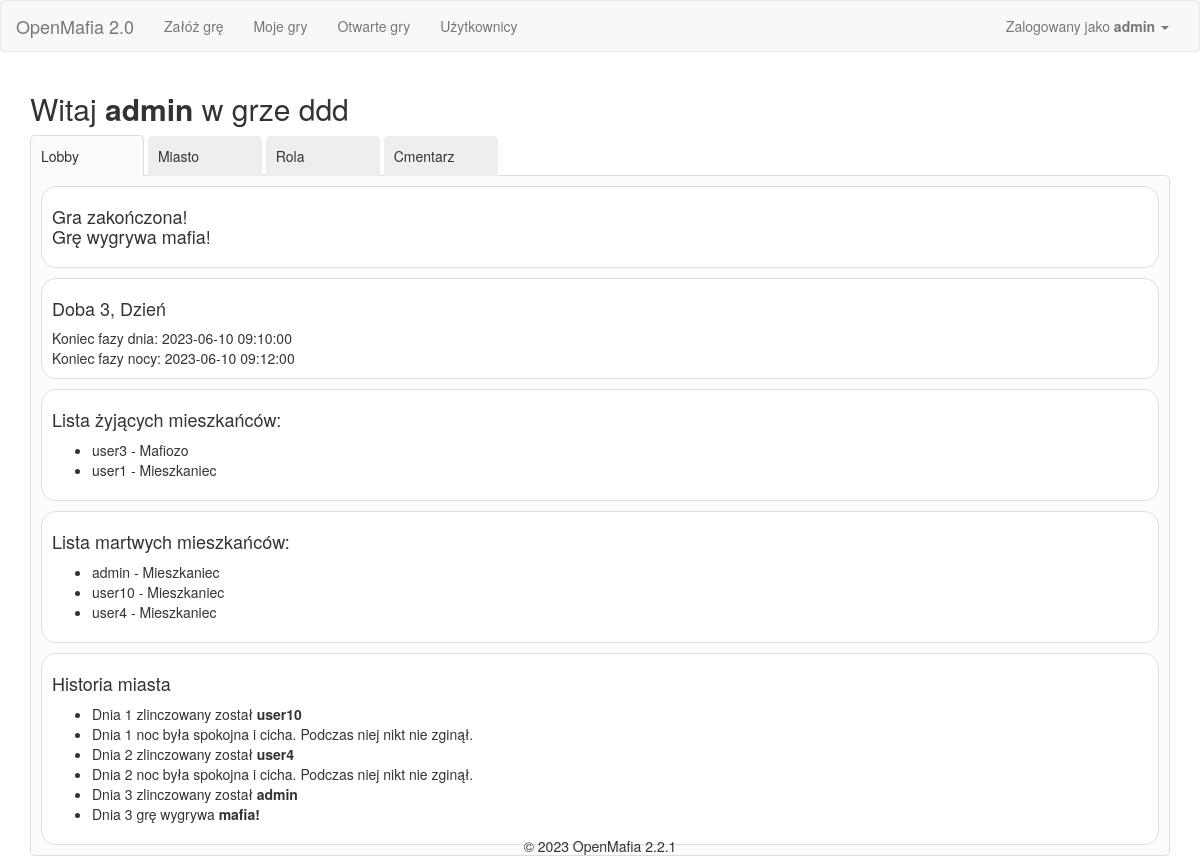
Screenshot of /game/2/lobby (signed in) with the database file from the repository.
### app/Engine/DB/models.py (models this page shows, shortened)
class User(db.Model):
    __tablename__ = 'User'
    id = db.Column(db.Integer, primary_key=True)
    user = db.Column(db.String(64), unique=True)
    password = db.Column(db.String(500))
    name = db.Column(db.String(500))
    email = db.Column(db.String(120), unique=True)
    is_active = db.Column(db.Boolean)
    def is_active(self):
        return True

class GamePlayer(db.Model):
    __tablename__ = 'GamePlayer'
    id = db.Column(db.Integer, primary_key=True)
    game_id = db.Column(db.Integer, ForeignKey('Game.id'))
    user_id = db.Column(db.Integer, ForeignKey('User.id'))
    order_id = db.Column(db.Integer)
    roles = relationship("Game_Roles")
    name = db.Column(db.String(500))
    status = db.Column(db.String(500))
    user = relationship("User")
    winner = db.Column(db.Integer)
    game = relationship("Game", back_populates='game_players')

class Game(db.Model):
    __tablename__ = 'Game'
    id = db.Column(db.Integer, primary_key=True)
    name = db.Column(db.String(500))
    day_no = db.Column(db.Integer)
    phase = db.Column(db.Integer)
    status_id = db.Column(db.Integer, ForeignKey('Status.id'), default=1)
    owner_id = db.Column(db.Integer, ForeignKey('User.id'))
    start_time = db.Column(db.DateTime(timezone=True))
    game_type_id = db.Column(db.Integer, ForeignKey('GameType.id'))
    owner = relationship("User", uselist=False)
    status = relationship("Status", uselist=False)
    game_players = relationship("GamePlayer", back_populates='game')
    roles = relationship("Game_Roles")
    phases = relationship("Game_Phases")
    game_config = relationship("Game_Configuration")
    game_type = relationship("GameType")
    def get_configuration(self, cfg_name: str):
        privilege = [config.value for config in self.game_config if config.configuration.name == cfg_name]
        if len(privilege) == 1:
            privilege_value = privilege[0]
        else:
            privilege_value = None
        return privilege_value

class Game_Phases(db.Model):
    __tablename__ = 'Game_Phases'
    id = db.Column(db.Integer, primary_key=True)
    game_id = db.Column(db.Integer, ForeignKey('Game.id'))
    phase_id = db.Column(db.Integer)
    phase_name = db.Column(db.String(100))
    phase_duration = db.Column(db.Integer)

class Game_Roles(db.Model):
    __tablename__ = 'Game_Roles'
    id = db.Column(db.Integer, primary_key=True)
    game_id = db.Column(db.Integer, ForeignKey('Game.id'))
    player_id = db.Column(db.Integer, ForeignKey('GamePlayer.id'))
    role_id = db.Column(db.Integer, ForeignKey('Role.id'))
    role = relationship("Role")

class Role(db.Model):
    __tablename__ = 'Role'
    id = db.Column(db.Integer, primary_key=True)
    name = db.Column(db.String(100))
    visible_name = db.Column(db.String(500))
    description = db.Column(db.String(500))

class Event(db.Model):
    __tablename__ = 'Event'
    id = db.Column(db.Integer, primary_key=True)
    game_id = db.Column(db.Integer, ForeignKey('Game.id'))
    player_id = db.Column(db.Integer, ForeignKey('GamePlayer.id'))
    event_type = db.Column(db.Integer, ForeignKey('EventType.id'))
    target = db.Column(db.Integer, ForeignKey('GamePlayer.id'))
    day_no = db.Column(db.Integer)
    phase_no = db.Column(db.Integer)
    timestamp = db.Column(db.DateTime(timezone=True), server_default=func.now())
    source_player = relationship("GamePlayer", foreign_keys=[player_id])
    target_player = relationship("GamePlayer", foreign_keys=[target])
    event_type_tbl = relationship("EventType")

### app/SetupGameModule/views.py (the view, shortened to what this page needs)
@SetupGameModule.route('<game_id>/lobby', methods=['GET', 'POST'])
@login_required
def lobby(game_id):
    game_id = int(game_id)
    lynch_vote_day = request.args.get('lynch_vote_day', default=None)
    game_scheduler = GameScheduler()
    game_scheduler.check_jobs_and_run(game_id)
    forum_form = ForumForm()
    db_api = GameApi()
    game = db_api.get_game(game_id)
    v = Validator(game, current_user)
    event_api = GameEventApi()
    you = db_api.get_player_object_for_user_id(current_user.id)
    your_privileges = judge_privileges(you, game)
    if v.user_in_game() and v.game_is_started():
        day_duration = game.phases[0].phase_duration
        night_duration = game.phases[1].phase_duration
        alive_players = db_api.get_alive_players()
        alive_players_names = [player.name for player in alive_players]
        form = CreateEventForm()
        form.target.choices = alive_players_names
        dead_players = db_api.get_dead_players()
        mafiosos = db_api.get_players_with_role('mafioso')
        if your_privileges['mafia_tab_visible'].granted:
            mafia_actual_target = check_target_from_events(db_api, event_api=event_api)
            if mafia_actual_target is not None:
                mafia_actual_target = [player for player in game.game_players if player.id == mafia_actual_target][0]
        else:
            mafia_actual_target = None
        citizen_votes = event_api.get_all_events_for_actual_day(game, 'citizen_vote', day_no=lynch_vote_day)
        citizen_votes = sorted(citizen_votes, key=lambda d: d.timestamp)
        for citizen_vote in citizen_votes: # change UTC timestamp to local time
            citizen_vote.timestamp = utc_to_local(citizen_vote.timestamp)
        last_citizen_votes = event_api.get_last_events_for_actual_day(game, 'citizen_vote', day_no=lynch_vote_day)
        try:
            your_citizen_vote = last_citizen_votes['citizen_vote'][you.id]
            your_citizen_vote = [player for player in game.game_players if player.id == your_citizen_vote.target][0]
        except KeyError:
            your_citizen_vote = None
        vote_results_id = {}
        vote_results = {}
        history_events = list(event_api.get_all_events_for_whole_game(game, 'lynch'))
        history_events += list(event_api.get_all_events_for_whole_game(game, 'mafia_kill'))
        history_events += list(event_api.get_all_events_for_whole_game(game, 'citizens_win'))
        history_events += list(event_api.get_all_events_for_whole_game(game, 'mafiosos_win'))
        history_events += list(event_api.get_all_events_for_whole_game(game, 'admin_kill'))
        history_events += list(event_api.get_all_events_for_whole_game(game, 'admin_block_lynch'))
        history_events += list(event_api.get_all_events_for_whole_game(game, 'admin_block_mafia_kill'))
        history_events.sort(key=lambda x: x.timestamp)
        for ev in history_events:
            ev.timestamp = utc_to_local(ev.timestamp)
        winners = event_api.check_if_someone_wins(game)
        current_time = datetime.datetime.now()
        data = {
            'day_end': game.start_time + timedelta(seconds=game.day_no * (day_duration + night_duration) - night_duration),
            'night_end': game.start_time + timedelta(seconds=game.day_no * (day_duration + night_duration)),
            'you': you,
            'role_ready_to_use': True,
            'alive_players': alive_players,
            'dead_players': dead_players,
            'mafia_actual_target': mafia_actual_target,
            'your_actual_citizen_vote': your_citizen_vote,
            'citizen_votes': citizen_votes,
            'winners': winners,
            'now': current_time,
            'your_privileges': your_privileges,
            'mafiosos': mafiosos,
            'vote_results': vote_results,
            'history_events': history_events,
            'lynch_vote_day': lynch_vote_day
        }
        return render_template('SetupGameModule_lobby.html',
                               game=game,
                               data=data,
                               form=form,
                               forum_form=forum_form)
    else:
        return redirect(url_for('SetupGameModule.game_list'))

### app/SetupGameModule/templates/SetupGameModule_lobby.html (shortened to what this page needs)
{% extends "base.html" %}
{% import "bootstrap/wtf.html" as wtf %}
{% block styles %}
{{ super() }}
<link rel="stylesheet" type="text/css" href="{{ url_for('SetupGameModule.static', filename='css/styles.css') }}">
{% endblock %}
{%block main_content%}
<h2>Witaj <b>{{ data['you'].name }}</b> w grze {{ game.name }}</h2>
<div class="tabs">
  <ul class="tab-nav">
    <li class="active" data-tab="lobby"><a href="#lobby">Lobby</a></li>
    <li data-tab="city"><a href="#city">Miasto</a></li>
    <li data-tab="roles"><a href="#roles">Rola</a></li>
    {% if data['your_privileges']['graveyard_visible'].granted %}<li data-tab="graveyard"><a href="#graveyard">Cmentarz</a></li>{% endif %}
  </ul>
  <div class="tab-content">
    <div id="lobby" class="active">
      {% if game.status.name == 'finished' %}
        <div class="content-box">
          <h4>Gra zakończona!
          {% if 'mafioso' in data['winners'] %}<br />Grę wygrywa mafia!{% endif %}
          </h4>
        </div>
      {% endif %}
        <div class="content-box">
          <h4>Doba {{ game.day_no }}, {{ game.phases[game.phase - 1].phase_name }}</h4>
          Koniec fazy dnia: {{ data['day_end'] }}<br />
          Koniec fazy nocy: {{ data['night_end'] }}<br />
        </div>
        <div class="content-box">
          <h4>Lista żyjących mieszkańców:</h4>
          <ul>
          {% if data['alive_players']|length > 0 %}
            {% for player in data['alive_players']  %}
                <li>{{ player.name }}
                {% if data['your_privileges']['see_roles_of_alive_players'].granted %}
                  -
                  {% for role in player.roles %}
                  {{ role.role.visible_name }}
                  {% endfor %}
                {% endif %}
                </li>
            {% endfor %}
          {% else %}
            Wszyscy zginęli!
          {% endif %}
          </ul>
        </div>
        <div class="content-box">
          <h4>Lista martwych mieszkańców:</h4>
          <ul>
          {% if data['dead_players']|length > 0 %}
            {% for player in data['dead_players']  %}
                <li>{{ player.name }}
                  {% if data['your_privileges']['see_roles_of_alive_players'].granted %}
                    -
                    {% for role in player.roles %}
                    {{ role.role.visible_name }}
                    {% endfor %}
                  {% endif %}
                </li>
            {% endfor %}
          {% else %}
            Wszyscy żyją!
          {% endif %}
          </ul>
        </div>
      <div class="content-box">
        <h4>Historia miasta</h4>
        <ul>
       {% for history_event in data['history_events'] %}
          {% if history_event.event_type_tbl.name == 'lynch' %}
          <li>Dnia {{ history_event.day_no }} zlinczowany został <b>{{ history_event.target_player.name }}</b></li>
          {% elif history_event.event_type_tbl.name == 'mafia_kill' %}
            {% if history_event.target_player.name %}
              <li>Dnia {{ history_event.day_no }} zabity przez mafię został <b>{{ history_event.target_player.name }}</b></li>
            {% else %}
              <li>Dnia {{ history_event.day_no }} noc była spokojna i cicha. Podczas niej nikt nie zginął.</b></li>
            {% endif %}
          {% elif history_event.event_type_tbl.name == 'admin_kill' %}
          <li>Dnia {{ history_event.day_no }} administrator zabił gracza <b>{{ history_event.target_player.name }}.</b></li>
          {% elif history_event.event_type_tbl.name == 'admin_block_lynch' %}
          <li>Dnia {{ history_event.day_no }} administrator zablokował lincz.</b></li>
          {% elif history_event.event_type_tbl.name == 'admin_block_mafia_kill' %}
          <li>Dnia {{ history_event.day_no }} administrator zablokował mord.</b></li>
          {% elif history_event.event_type_tbl.name == 'citizens_win' %}
          <li>Dnia {{ history_event.day_no }} grę wygrywa <b>miasto!</b></li>
          {% elif history_event.event_type_tbl.name == 'mafiosos_win' %}
          <li>Dnia {{ history_event.day_no }} grę wygrywa <b>mafia!</b></li>
          {% endif %}
        {% endfor %}
        </ul>
      </div>
    </div>
  </div>
</div>
{%endblock%}

### app/templates/base.html (shortened to what this page needs)
{% extends "bootstrap/base.html" %}
{% block styles %}
{{ super() }}
<link rel="stylesheet" type="text/css" href="{{ url_for('static', filename='css/base_styles.css') }}">
<link rel="stylesheet" type="text/css" href="{{ url_for('static', filename='css/bootstrap_table.css') }}">
{% endblock %}
{% block navbar %}
<nav class="navbar navbar-default" id="nav">
	<div class="container-fluid">
	  <div class="navbar-header">
		<a class="navbar-brand" href="/">OpenMafia 2.0</a>
	  </div>
	  <div class="collapse navbar-collapse" id="bs-example-navbar-collapse-1">
		<ul class="nav navbar-nav">
			<li {{ 'class=active' if request.endpoint == 'SetupGameModule.setup_game' }} ><a href="{{ url_for('SetupGameModule.setup_game')}}">Załóż grę</a></li>
			<li><a href="{{ url_for('SetupGameModule.game_list')}}/my_games">Moje gry</a></li>
			<li><a href="{{ url_for('SetupGameModule.game_list')}}/open_games">Otwarte gry</a></li>
			<li><a href="{{ url_for('User.user_main')}}">Użytkownicy</a></li>
		</ul>
		<ul class="nav navbar-nav navbar-right">
		  <li><a href="#"></a></li>
		  <li class="dropdown">
			<a href="#" class="dropdown-toggle" data-toggle="dropdown" role="button" aria-haspopup="true" aria-expanded="false">
				{% if current_user.is_authenticated %}
				Zalogowany jako <b>{{ current_user.user }}</b>
				{% else %}
					Gość
				{% endif %}
				<span class="caret"></span>
			</a>
		  </li>
		</ul>
	  </div>
	</div>
  </nav>
{% endblock %}
{%block content %}
<div class="container">
	{%block main_content%}{%endblock%}
</div>
{% block footer %}
<div class="footer">&copy; 2023 OpenMafia 2.2.1</div>
{%- endblock footer %}
{%endblock%}

### rows the page displays
User: user "admin"
GamePlayer: you.name "admin", name "admin"
Game: name "ddd", day_no "3", phase.phase_name "Dzień"
GamePlayer: name "user3"
Game_Roles: role.visible_name "Mafiozo"
GamePlayer: name "user1"
Game_Roles: role.visible_name "Mieszkaniec"
Game_Roles: role.visible_name "Mieszkaniec"
GamePlayer: name "user10"
Game_Roles: role.visible_name "Mieszkaniec"
GamePlayer: name "user4"
Game_Roles: role.visible_name "Mieszkaniec"
Event: day_no "1", target_player.name "user10"
Event: day_no "1"
Event: day_no "2", target_player.name "user4"
Event: day_no "2"
Event: day_no "3", target_player.name "admin"
Event: day_no "3"

### other values shown
{{ data['day_end'] }} "2023-06-10 09:10:00"
{{ data['night_end'] }} "2023-06-10 09:12:00"
